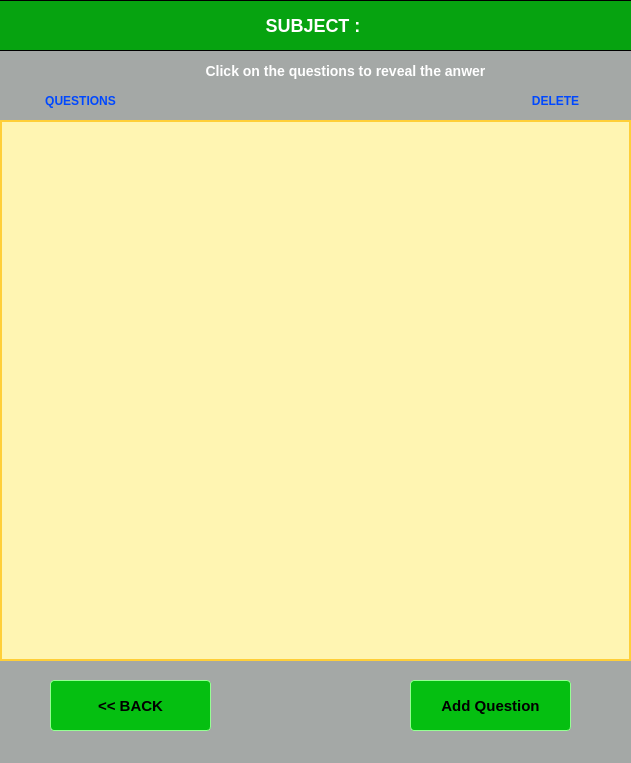
<?xml version="1.0" encoding="UTF-8"?>
<ui version="4.0">
 <class>SubjectWindow</class>
 <widget class="QDialog" name="SubjectWindow">
  <property name="geometry">
   <rect>
    <x>0</x>
    <y>0</y>
    <width>631</width>
    <height>763</height>
   </rect>
  </property>
  <property name="windowTitle">
   <string>Dialog</string>
  </property>
  <property name="styleSheet">
   <string notr="true">background-color: #A4A8A6;</string>
  </property>
  <widget class="QScrollArea" name="scroll_qa">
   <property name="geometry">
    <rect>
     <x>0</x>
     <y>120</y>
     <width>631</width>
     <height>541</height>
    </rect>
   </property>
   <property name="styleSheet">
    <string notr="true">background-color:#FFF5B2;
border: 1px solid;
border-color: #FFCF38;
font-size: 15px;</string>
   </property>
   <property name="widgetResizable">
    <bool>true</bool>
   </property>
   <widget class="QWidget" name="scrollAreaWidgetContents">
    <property name="geometry">
     <rect>
      <x>0</x>
      <y>0</y>
      <width>629</width>
      <height>539</height>
     </rect>
    </property>
   </widget>
  </widget>
  <widget class="QLabel" name="label_subject">
   <property name="geometry">
    <rect>
     <x>-20</x>
     <y>0</y>
     <width>671</width>
     <height>51</height>
    </rect>
   </property>
   <property name="styleSheet">
    <string notr="true">color:white;
font-weight: bold;
font-size: 18px;
border: 1px solid;
background-color: #06A310;</string>
   </property>
   <property name="text">
    <string>SUBJECT : &lt;name&gt;</string>
   </property>
   <property name="alignment">
    <set>Qt::AlignCenter</set>
   </property>
  </widget>
  <widget class="QLabel" name="label_delete_col">
   <property name="geometry">
    <rect>
     <x>420</x>
     <y>90</y>
     <width>271</width>
     <height>21</height>
    </rect>
   </property>
   <property name="styleSheet">
    <string notr="true">color: #0048FF;
font-size: 12px;
font-weight: bold;
</string>
   </property>
   <property name="text">
    <string>DELETE</string>
   </property>
   <property name="alignment">
    <set>Qt::AlignCenter</set>
   </property>
  </widget>
  <widget class="QLabel" name="label_subj_col">
   <property name="geometry">
    <rect>
     <x>0</x>
     <y>90</y>
     <width>161</width>
     <height>21</height>
    </rect>
   </property>
   <property name="styleSheet">
    <string notr="true">color: #0048FF;
font-size: 12px;
font-weight: bold;</string>
   </property>
   <property name="text">
    <string>QUESTIONS</string>
   </property>
   <property name="alignment">
    <set>Qt::AlignCenter</set>
   </property>
  </widget>
  <widget class="QLabel" name="label_instructions">
   <property name="geometry">
    <rect>
     <x>30</x>
     <y>60</y>
     <width>631</width>
     <height>21</height>
    </rect>
   </property>
   <property name="styleSheet">
    <string notr="true">color: white;
font-size: 14px;
font-weight: bold;
</string>
   </property>
   <property name="text">
    <string>Click on the questions to reveal the anwer</string>
   </property>
   <property name="alignment">
    <set>Qt::AlignCenter</set>
   </property>
  </widget>
  <widget class="QLabel" name="info_icon">
   <property name="geometry">
    <rect>
     <x>160</x>
     <y>60</y>
     <width>31</width>
     <height>21</height>
    </rect>
   </property>
   <property name="text">
    <string/>
   </property>
   <property name="pixmap">
    <pixmap>images/info icon.png</pixmap>
   </property>
   <property name="scaledContents">
    <bool>true</bool>
   </property>
  </widget>
  <widget class="QPushButton" name="btn_back">
   <property name="geometry">
    <rect>
     <x>50</x>
     <y>680</y>
     <width>161</width>
     <height>51</height>
    </rect>
   </property>
   <property name="styleSheet">
    <string notr="true">QPushButton
{
font-size : 15px;
background-color : #05BF11;
color: &quot;white&quot;;
font-weight: bold;
border: 1px solid;
border-radius: 4px;
border-color: #95FF93;
}

 QPushButton:hover
{
background-color : green;
}</string>
   </property>
   <property name="text">
    <string>&lt;&lt; BACK</string>
   </property>
  </widget>
  <widget class="QPushButton" name="btn_add">
   <property name="geometry">
    <rect>
     <x>410</x>
     <y>680</y>
     <width>161</width>
     <height>51</height>
    </rect>
   </property>
   <property name="styleSheet">
    <string notr="true">QPushButton
{
font-size : 15px;
background-color : #05BF11;
color: &quot;white&quot;;
font-weight: bold;
border: 1px solid;
border-radius: 4px;
border-color: #95FF93;
}

 QPushButton:hover
{
background-color : green;
}</string>
   </property>
   <property name="text">
    <string>Add Question</string>
   </property>
  </widget>
 </widget>
 <resources/>
 <connections/>
</ui>
